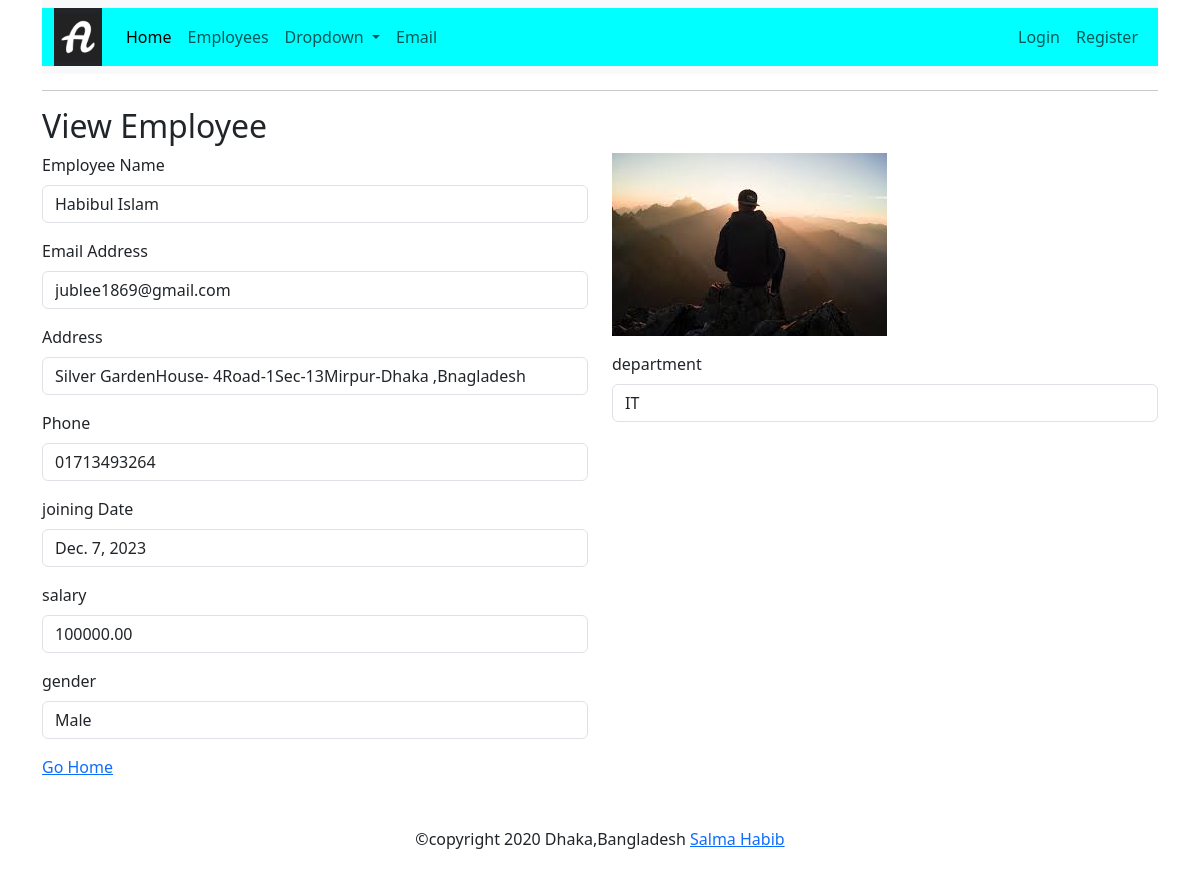
Page /myapp/details/2/ on the committed database.
### myapp/models.py (models this page shows, shortened)
class Employee(models.Model):
    GENDER_CHOICES = [
        ("Male","Male"), ("Female","Female"), ("Other","Other"),
    ]
    name= models.CharField('Employee Name', max_length=100)
    email= models.EmailField('Employee Email', max_length=100, unique=True)
    address= models.TextField('Employee address', max_length=500)
    phone= models.CharField('Employee phone',max_length=20)
    doj= models.DateField('Date of Joining',default=datetime.now, blank= True)
    salary= models.DecimalField('Employee salary',max_digits=8,decimal_places=2)
    gender= models.CharField('Gender', max_length=10,choices=GENDER_CHOICES,default='Male')
    photo= models.FileField('Employee Photo', upload_to='employee', default= 'employee/blank.jpg')
    department= models.ForeignKey(Department, on_delete=models.CASCADE)

class Department (models.Model):
    name= models. CharField('Department name',max_length=40)
    def __str__(self):
        return self.name

### myapp/views.py (the view)
# urls.py: path('details/<int:id>/',views.view_employee,name='employee_view'),
def view_employee(request,id):
    emp = Employee.objects.get(pk=id)
    context = {'employee':emp,'title': 'Employee Details'}
    return render(request,'view_emp.html',context)

### templates/view_emp.html (shortened to what this page needs)
{% extends "base.html" %}
{% block content %}
<form method="post" enctype="multipart/form-data">
    <h2>View Employee</h2>
    <div class="row">
        <div class="col">
            <div class="mb-3">
                <label for="id_name"class="form-label">Employee Name</label>
                <input type="text" class="form-control" id="id_name" value="{{ employee.name }}">
            </div>
            <div class="mb-3">
                <label for="exampleInputName"class="form-label">Email Address</label>
                <input type="text" class="form-control" id="id_name" value="{{ employee.email }}">
            </div>
            <div class="mb-3">
                <label for="exampleInputName"class="form-label">Address</label>
                <input type="text" class="form-control" id="id_name" value="{{ employee.address }}">
            </div>
                <div class="mb-3">
                    <label for="exampleInputName"class="form-label">Phone</label>
                    <input type="text" class="form-control" id="id_name" value="{{ employee.phone }}">
                </div>
                    <div class="mb-3">
                        <label for="exampleInputName"class="form-label">joining Date</label>
                        <input type="text" class="form-control" id="id_name" value="{{ employee.doj }}"></div>
                        <div class="mb-3">
                            <label for="exampleInputName"class="form-label">salary</label>
                            <input type="text" class="form-control" id="id_name" value="{{ employee.salary }}"></div>
                            <div class="mb-3">
                                <label for="exampleInputName"class="form-label">gender</label>
                                <input type="text" class="form-control" id="id_name" value="{{ employee.gender }}">
                            </div>
        </div>
        <div class="col">
            <div class="mb-3">
                <img src="{{employee.photo.url}}" alt="">
            </div>
                <div class="mb-3">
                    <label for="exampleInputName"class="form-label">department</label>
                    <input type="text" class="form-control" id="id_name" value="{{ employee.department }}">
                </div>
    </div>
<a href="{% url 'home' %}">Go Home</a>
</form>
{% endblock content  %}

### rows in the picture
Employee: name "Habibul Islam", email "jublee1869@gmail.com", address "Silver GardenHouse- 4Road-1Sec-13Mirpur-Dhaka ,Bnagladesh", phone "01713493264", doj "Dec. 7, 2023", salary "100000.00", gender "Male", photo (picture), department "IT"
